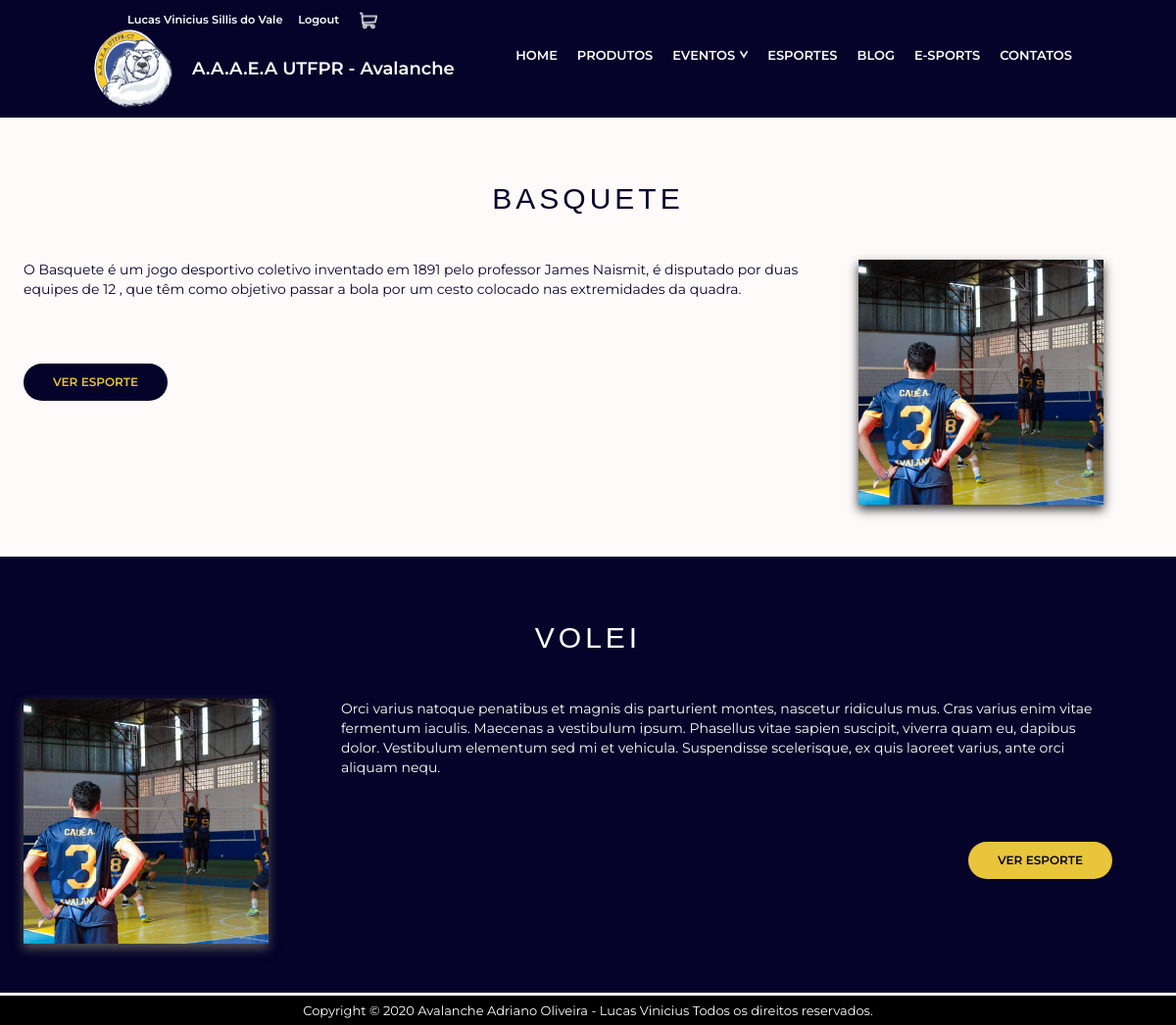
Page /Esportes/ (signed in) on the committed database.
### Contas/models.py (models this page shows, shortened)
class user(AbstractBaseUser, PermissionsMixin):
    Cursos = (
    ('Nenhum', 'Nenhum'), ('Administração', 'Administração'), ('Arquitetura e Urbanismo', 'Arquitetura e Urbanismo'),
    ('Bacharelado em Química', 'Bacharelado em Química'),
    ('Comunicação Organizacional', 'Comunicação Organizacional'),
    ('Design', 'Design'),
    ('Educação Física', 'Educação Física'),
    ('Engenharia Ambiental e Sanitária', 'Engenharia Ambiental e Sanitária'),
    ('Engenharia Civil', 'Engenharia Civil'),
    ('Engenharia de Computação', 'Engenharia de Computação'),
    ('Engenharia de Controle e Automação', 'Engenharia de Controle e Automação'),
    ('Engenharia Elétrica', 'Engenharia Elétrica'),
    ('Engenharia Eletrônica', 'Engenharia Eletrônica'),
    ('Engenharia Mecânica', 'Engenharia Mecânica'),
    ('Engenharia Mecatrônica', 'Engenharia Mecatrônica'),
    ('Licenciatura em Física', 'Licenciatura em Física'),
    ('Licenciatura em Letras Inglês', 'Licenciatura em Letras Inglês'),
    ('Licenciatura em Letras Português', 'Licenciatura em Letras Português'),
    ('Licenciatura em Matemática', 'Licenciatura em Matemática'),
    ('Licenciatura em Química', 'Licenciatura em Química'),
    ('Sistemas da Informação', 'Sistemas da Informação'),
    ('Tecnologia em Controle e Automação', 'Tecnologia em Controle e Automação'),
    ('Tecnologia em Design Gráfico', 'Tecnologia em Design Gráfico'),
    ('Tecnologia em Radiologia', 'Tecnologia em Radiologia'),
    ('Tecnologia em Sistemas de Telecomunicação', 'Tecnologia em sistemas de Telecomunicação')
    )
    Nome_completo = models.CharField(max_length=255, null=True,unique=True,help_text="Digite o seu nome COMPLETO")
    email = models.EmailField(max_length=255, unique=True, null=True)
    is_active = models.BooleanField(default=True, null=True)
    is_staff = models.BooleanField(default=False, null=True,verbose_name='Diretor')
    Socio = models.BooleanField(default=False, null=True)
    CPF = BRCPFField(max_length=14,unique=True,blank=False,null=False)
    Curso = models.CharField(max_length=255, choices=Cursos, null=True)
    Registro_Academico = models.IntegerField(blank=True,unique=True,null=True,help_text="Caso não é aluno da utfpr,deixar em Branco")
    Telefone = PhoneNumberField(null=False,blank=False,region='BR')
    termos = models.BooleanField(default=True, null=False,verbose_name="Termo de Aceite")
    timestamp = models.DateTimeField(auto_now_add=True, null=True)
    objects = UserManager()
    USERNAME_FIELD = 'email'
    REQUIRED_FIELDS = ['Nome_completo', 'CPF', 'Curso','Telefone']
    @property
    def get_socio(self):
        if self.Socio:
            socio = "Sim"
        else:
            socio="Não"
        return socio
    class Meta:
        verbose_name = 'Usuário'
        verbose_name_plural = 'Usuários'
        ordering = ['Nome_completo']

### Avalancheutfpr/models.py (models this page shows, shortened)
class modalidades(models.Model):
    status = (('Ativo', 'Ativo'), ('Encerrado', 'Encerrado'),)
    name = models.CharField(max_length=30,null=False,blank=False,verbose_name='Nome')
    previa = models.TextField(null=False, blank=False, verbose_name='Prévia')
    descricao = models.TextField(null=False,blank=False,verbose_name='Descrição')
    image = StdImageField(upload_to=get_file_path, null=False, blank=False)
    slug = AutoSlugField(populate_from='name')
    pub_date = models.DateField(auto_now_add=True,verbose_name='Data de publicação')
    Status = models.CharField(max_length=30, null=True, blank=True, choices=status, default='Ativo')
    class Meta:
        verbose_name='Modalidade'
        verbose_name_plural = 'Modalidades'
        ordering = ['name']

### Avalancheutfpr/views.py (the view)
# urls.py: path('Esportes/', Esportes.as_view(), name='Esportes'),
class Esportes(TemplateView):
    template_name = 'Esportes.html'
    def get_context_data(self, **kwargs):
        context = super(Esportes,self).get_context_data(**kwargs)
        context['Modalidades'] = modalidades.objects.all().order_by('name')
        return context

### Avalancheutfpr/templates/Esportes.html (shortened to what this page needs)
{% extends 'Base.html' %}
{%load static%}
{%load bootstrap4 %}
{%block body%}
<main class="esportes-area">
    {% for modalidade in Modalidades %}
    {%if forloop.counter|divisibleby:"2" %}
	<section class="default-esportes dark-esportes">
		<div class="section-title-esportes">{{modalidade.name}}</div>
		<div class="section-body-esportes">
	    	<div class="section-esportes">
	    		<div class="section-esportes--right---esquerda">
	            	<img src="{{modalidade.image.url}}" />
	        	</div>
	    		<div class="section-esportes--left---esquerda">
	                <p> {{modalidade.previa}}</p>
	                <br/>
	                <a href="{%url 'Modalidades_View' modalidade.slug %}" class="section-button-dark">Ver esporte</a>
	            </div>
	        </div>
	   	</div>
	</section>
    {%else%}
	<section class="default-esportes light-esportes">
		<div class="section-title-esportes">{{modalidade.name}}</div>
		<div class="section-body-esportes">
	    	<div class="section-esportes">
	    		<div class="section-esportes--left">
	                <p>{{modalidade.previa}}</p>
	                <br/>
	                <a href="{%url 'Modalidades_View' modalidade.slug %}" class="section-button-light">Ver esporte</a>
	            </div>
	        	<div class="section-esportes--right">
	            	<img src="{{modalidade.image.url}}" />
	        	</div>
	        </div>
	   	</div>
	</section>
    {%endif%}
    {%endfor%}
</main>
{%endblock%}

### Avalancheutfpr/templates/Base.html (shortened to what this page needs)
{% load static %}
{%load bootstrap4 %}
<html>
	<head>
        {% bootstrap_css %}
		<link href="{% static 'css/style.css' %}" rel="stylesheet"/>
	</head>
	<body>
		<header>
            {%if user.is_authenticated%}
            <div class="adicional">
            <div class="usuario"><pre><a href="{%url 'Minha_Conta'%}">{{user.Nome_completo}}</a>     <a href="{%url 'Logout'%}">Logout</a> </pre></div>
            <a href="{% url 'Carrinho'%}"><div class="cart-icon"><img src="{% static 'assets/Cart.png' %}"></div></a>
            </div>
            {%else%}
    <div class="adicional">
        <div class="usuario"><pre><a href="{%url 'Login'%}">Login</a>     <a href="{%url 'Cadastro'%}">Cadastre-se</a></pre></div>
        <a href="{% url 'Carrinho'%}"><div class="cart-icon"><img src="{% static 'assets/Cart.png' %}"></div></a>
    </div>
            {%endif%}
    <div class="header">
        <div class="logo">
            <div class="logoimg"><a href="{% url 'Home'%}"><img src="{%static 'assets/logo.png'%}"></a></div>
        </div>
        <div class="logo-texto"><a href="{% url 'Home'%}">A.A.A.E.A UTFPR - Avalanche</a></div>
        <div class="menu">
             <nav class="menu_nav">
                <ul>
                    <li ><a href="{% url 'Home' %}">Home</a></li>
                    <li><a href="{% url 'Produtos'%}">Produtos</a></li>
                    <li><a class="submenu_active">Eventos<img src="{% static 'assets/seta-baixo.png'%}"></a>
                    </li>
                    <li><a href="{% url 'Esportes'%}">Esportes</a></li>
                    <li><a href="{% url 'Blog'%}">Blog</a></li>
                    <li><a href="{% url 'E-sports'%}">E-Sports</a></li>
                    <li><a href="{% url 'Contatos'%}">Contatos</a></li>
                </ul>
            </nav>
        </div>
    </div>
    </header>
		{%block body%}
		{%endblock%}
		<footer>
    <div class="footer--area">
        <div class="footer--item">
                Copyright © 2020  Avalanche Adriano Oliveira - Lucas Vinicius Todos os direitos reservados.
        </div>
    </div>
</footer>
	</body>
</html>

### Avalancheutfpr/static/css/style.css (style rules this page uses)
* { margin:0; padding:0; box-sizing:border-box; }
body { font-family:'Montserrat', Arial, Helvetica, sans-serif; font-size:13px; overflow-x:hidden; }
header { height:120px; background-color:#050329 ; color:#FFF; position: sticky; top: 0; border-bottom:1px solid #050331; }
.adicional { max-width:1140px; height:20px; margin:auto; padding-top: 12px; display:flex; }
.adicional .usuario a, .adicional .usuario pre { text-decoration: none; font-weight: 600; font-family:'Montserrat', Arial, Helvetica, sans-serif; color: #FFF; }
.adicional .usuario { margin-left: 100px; }
.adicional img { width: 18px; height: 18px; margin-left: 100%; }
.header { width:100%; height:100px; padding: 0 8%; 0 8%; display:flex; align-items:center; }
.logo { width:100px; }
.logoimg img { width:80px; height:80px; background-color:#050329; border-radius:40px; }
.logo-texto { font-size: 18px; font-weight: 600; }
.logo-texto a { text-decoration:None; color:white; }
.menu { flex:1; display:flex; justify-content: flex-end; }
.menu li { list-style:none; }
.menu ul { display:flex; position:relative; }
.menu li a { display:flex; color:#FFF; text-transform: uppercase; font-weight: 600; text-decoration: none; width:auto; padding-left:10px; padding-right:10px; height:30px; border-bottom:5px solid #050329; }
.submenu_active img { margin-top:2.5%; }
nav img { width: 13px; height: 13px; padding-left: 5px; }
footer { background-color:#000; }
.footer--item { display: flex; justify-content: center; max-width:1140px; height: 30px; line-height: 30px; margin:auto; color:#FFF; font-size:13px; padding:0 10px 10px 10px; }
.section-button-dark { display:inline-block; background-color:#E9C53C; color:#050329; text-transform: uppercase; font-size:12px; font-weight:600; text-decoration: none; padding:10px 30px; margin-top:30px; border-radius:20px; margin-left: 640px; }
.section-button-light { display:inline-block; background-color:#050329; color:#E9C53C; text-transform: uppercase; font-size:12px; font-weight:600; text-decoration: none; padding:10px 30px; margin-top:30px; border-radius:20px; }
.esportes-area { min-height:77.5vh; }
.default-esportes { padding-top:50px; padding-bottom:50px; border-bottom: 3px solid #fff; }
.default-esportes .section-title-esportes { text-align:center; text-transform: uppercase; font-family:'Road_Rage', Arial, Helvetica, sans-serif; }
.default-esportes .section-title-esportes { font-size:30px; margin-top:10px; margin-bottom:40px; font-family:'Road_Rage', Arial, Helvetica, sans-serif; letter-spacing:4px; }
.default-esportes.light-esportes { background-color:#FFFAFA; }
.default-esportes.light-esportes .section-title-esportes, .default-esportes.light-esportes .section-body-esportes { color:#050329; }
.default-esportes.dark-esportes { background-color:#050329; }
.default-esportes.dark-esportes .section-title-esportes, .default-esportes.dark-esportes .section-body-esportes { color:white; }
.section-esportes { display:flex; }
.section-esportes--left---esquerda { flex:1; }
.section-esportes--left---esquerda p { max-width: 790px; font-size:14px; line-height:20px; }
.section-esportes--right---esquerda { width:300px; text-align:left; margin-right:2%; margin-left:2%; }
.section-esportes--right---esquerda img { width:250px; box-shadow:0px 5px 10px #555; }
.section-esportes--left { flex:1; margin-left:2%; }
.section-esportes--left p { font-size:14px; line-height:20px; }
.section-esportes--right { width:350px; text-align:center; margin-right:2%; }
.section-esportes--right img { width:250px; box-shadow:0px 5px 10px #333; }

### rows in the picture
user: Nome_completo "Lucas Vinicius Sillis do Vale"
modalidades: name "BASQUETE", previa "O Basquete é um jogo desportivo coletivo inventado em 1891 pelo professor James Naismit, é disputado por duas equipes de 12 , que têm como objetivo passar a bola por um cesto colocado nas extremidades da quadra.", image (picture)
modalidades: name "VOLEI", image (picture), previa "Orci varius natoque penatibus et magnis dis parturient montes, nascetur ridiculus mus. Cras varius enim vitae fermentum iaculis. Maecenas a vestibulum ipsum. Phasellus vitae sapien suscipit, viverra quam eu, dapibus dolor. Vestibulum elementum sed mi et vehicula. Suspendisse scelerisque, ex quis laoreet varius, ante orci aliquam nequ."
